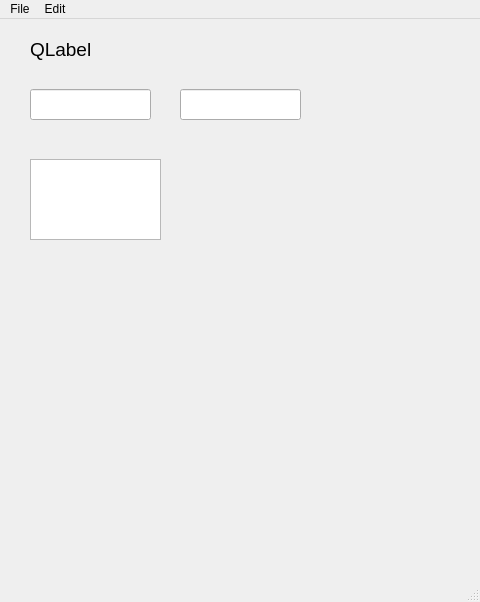
<?xml version="1.0" encoding="UTF-8"?>
<ui version="4.0">
 <class>MainWindow</class>
 <widget class="QMainWindow" name="MainWindow">
  <property name="geometry">
   <rect>
    <x>0</x>
    <y>0</y>
    <width>480</width>
    <height>602</height>
   </rect>
  </property>
  <property name="windowTitle">
   <string>PyQt5控件</string>
  </property>
  <widget class="QWidget" name="centralwidget">
   <widget class="QLabel" name="label">
    <property name="geometry">
     <rect>
      <x>30</x>
      <y>10</y>
      <width>71</width>
      <height>41</height>
     </rect>
    </property>
    <property name="font">
     <font>
      <pointsize>14</pointsize>
     </font>
    </property>
    <property name="text">
     <string>QLabel</string>
    </property>
   </widget>
   <widget class="QLineEdit" name="lineEdit">
    <property name="geometry">
     <rect>
      <x>30</x>
      <y>70</y>
      <width>121</width>
      <height>31</height>
     </rect>
    </property>
   </widget>
   <widget class="QLineEdit" name="lineEdit_2">
    <property name="geometry">
     <rect>
      <x>180</x>
      <y>70</y>
      <width>121</width>
      <height>31</height>
     </rect>
    </property>
   </widget>
   <widget class="QTextEdit" name="textEdit">
    <property name="geometry">
     <rect>
      <x>30</x>
      <y>140</y>
      <width>131</width>
      <height>81</height>
     </rect>
    </property>
   </widget>
  </widget>
  <widget class="QMenuBar" name="menubar">
   <property name="geometry">
    <rect>
     <x>0</x>
     <y>0</y>
     <width>480</width>
     <height>22</height>
    </rect>
   </property>
   <widget class="QMenu" name="menuFile">
    <property name="title">
     <string>File</string>
    </property>
    <addaction name="separator"/>
    <addaction name="actionExit"/>
   </widget>
   <widget class="QMenu" name="menuEdit">
    <property name="title">
     <string>Edit</string>
    </property>
    <addaction name="separator"/>
    <addaction name="actionCopy"/>
    <addaction name="separator"/>
    <addaction name="actionCut"/>
    <addaction name="separator"/>
    <addaction name="actionPaste"/>
   </widget>
   <addaction name="menuFile"/>
   <addaction name="menuEdit"/>
  </widget>
  <widget class="QStatusBar" name="statusbar"/>
  <action name="actionExit">
   <property name="text">
    <string>Exit</string>
   </property>
  </action>
  <action name="actionCopy">
   <property name="text">
    <string>Copy</string>
   </property>
  </action>
  <action name="actionCut">
   <property name="text">
    <string>Cut</string>
   </property>
  </action>
  <action name="actionPaste">
   <property name="text">
    <string>Paste</string>
   </property>
  </action>
 </widget>
 <resources/>
 <connections/>
</ui>
